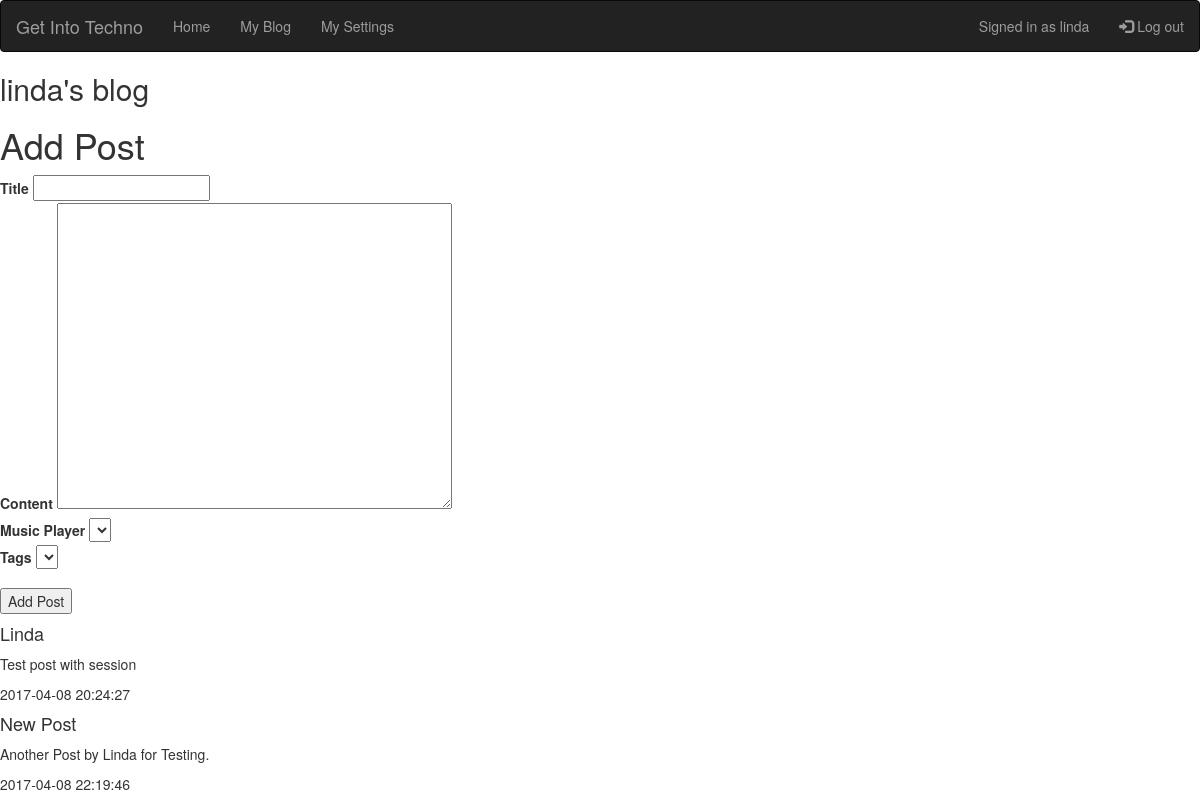
The page /View/myBlog.php (signed in) on the database as committed earlier.
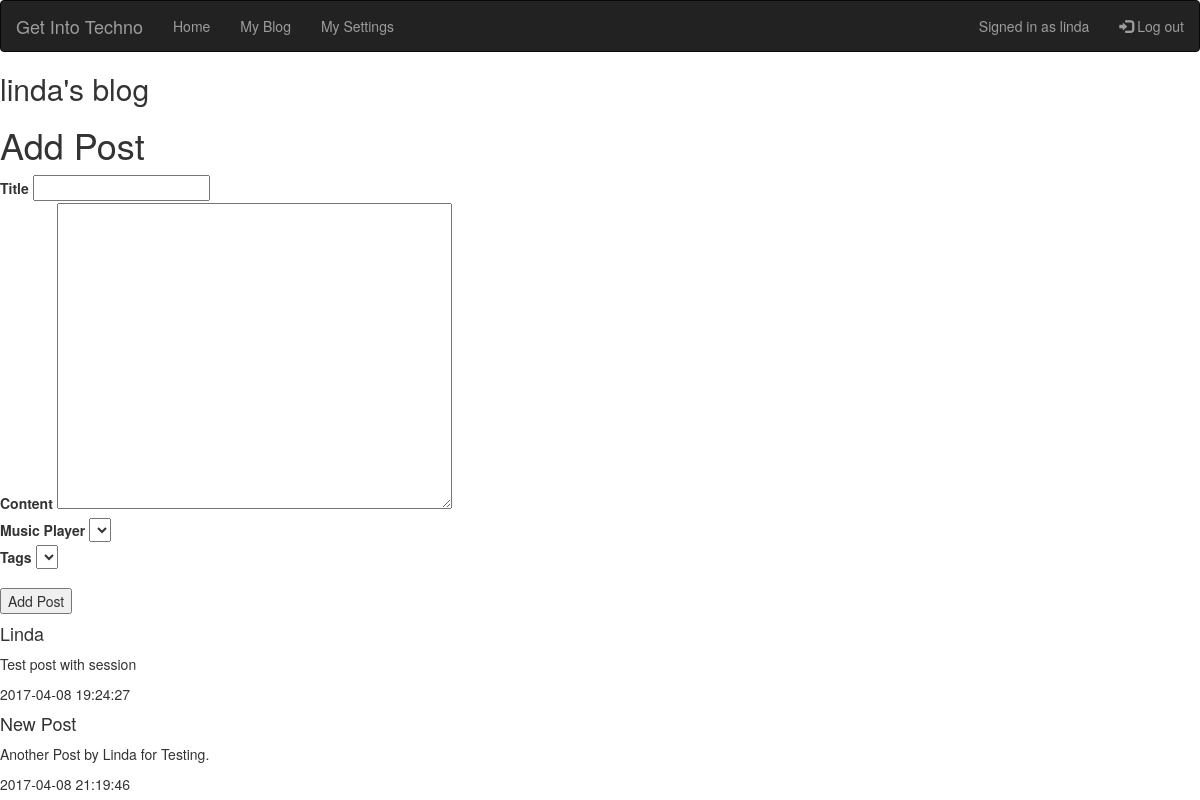
The same page on the database as committed later.
### tables this page shows
CREATE TABLE `posts` (
  `post_id` int(25) NOT NULL,
  `post_title` varchar(50) DEFAULT NULL,
  `post_content` varchar(500) DEFAULT NULL,
  `date` timestamp NOT NULL DEFAULT CURRENT_TIMESTAMP ON UPDATE CURRENT_TIMESTAMP,
  `post_slug` varchar(225) NOT NULL,
  `user_id` varchar(100) NOT NULL COMMENT 'FOREIGN KEY',
  `tags` int(25) NOT NULL
);

### Model/connection.php (called while the page is built, shortened)
<?php
$dsn = "mysql:host=localhost;dbname=blog_database"  ;
$username = "root";
$password = null;
$options = null;
try {
      $pdo = new PDO($dsn, $username, $password, $options);
      $pdo->setAttribute(PDO::ATTR_ERRMODE,PDO::ERRMODE_EXCEPTION);
} catch (PDOException $e) {
	trigger_error($e->getMessage());
}
include_once 'userClass.php';
$user = new USER($pdo);
include_once 'postClass.php';
$post = new POST($pdo);
?>

### Model/userClass.php (called while the page is built, shortened)
<?php
class USER
{
   public function is_loggedin()
   {
      if(isset($_SESSION['user_session']))
      {
         return true;
      }
   }
}

### Controllers/display.php (called while the page is built, shortened)
<?php
function display($template, $variables = [], $extension = TEMPLATE_EXTENSION) {
	extract($variables);
	include TEMPLATE_FOLDER . $template . $extension;
	return ob_get_clean();
}

### Model/postClass.php (called while the page is built, shortened)
<?php
class POST
{
    private $db;
    function __construct($pdo)
    {
      $this->db = $pdo;
    }
    public function readAll()
    {
        try
        {
            $stmt = $this->db->prepare("SELECT * FROM posts WHERE user_id=:user_id");
            $stmt->bindparam(":user_id", $_SESSION['user_session']);
            $stmt->execute();
            return $stmt;
        }
        catch(PDOException $e)
       {
            echo $e->getMessage();
       }
    }
}

### View/Templates/my_blog.phtml (the view)
<?php
$posts = $post->readAll();
foreach($posts as $post):?>
<h4>
<?= $post[1];?>
</h4>
<p>
<?= $post[2];?>
</p>
<p>
<?= $post[3];?>
</p>
<?php endforeach; ?>

### View/myBlog.php (shortened to what this page needs)
<?php
include '../controllers/display.php';
require_once '../model/connection.php';
?>
<!doctype html>
<html>
<head><title>Get Into Techno</title></head>
<link rel="stylesheet" href="https://maxcdn.bootstrapcdn.com/bootstrap/3.3.7/css/bootstrap.min.css">
<body>
<?php
if($user->is_loggedin()!="")
{
    echo Controllers\display\display('nav_bar_signed_in');
}
else
{
    echo Controllers\display\display('nav_bar_signed_out');
}
?>
<h2><?= $_SESSION['username'] ?>'s blog</h2>
<?php echo Controllers\display\display('add_post', ['post' => $post]); ?>
<?php echo Controllers\display\display('my_blog', ['post' => $post]); ?>

### View/Templates/nav_bar_signed_in.phtml
<nav class="navbar navbar-inverse">
  <div class="container-fluid">
    <div class="navbar-header">
      <a class="navbar-brand" href="index.php">Get Into Techno</a>
    </div>
    <ul class="nav navbar-nav">
      <li><a href="index.php">Home</a></li>
      <li><a href="myBlog.php">My Blog</a></li>
      <li><a href="#">My Settings</a></li>
    </ul>
    <ul class="nav navbar-nav navbar-right">
      <li><p class="navbar-text">Signed in as <?= $_SESSION['username'] ?></p></li>
      <li><a href="templates/logout.php"><span class="glyphicon glyphicon-log-in"></span> Log out</a></li>
    </ul>
  </div>
</nav>

### View/Templates/add_post.phtml (shortened to what this page needs)
<?php
require_once '../model/connection.php';
?>
<!DOCTYPE html>
<html lang="en">
    <head>
    </head>
    <body>
        <h1> Add Post </h1>
        <form method="post">
            <div>
                <label for="title">Title</label>
                <input type="text" name="title" value="<?php if ( isset($_POST['title']) ) echo $_POST['title']; ?>">
            </div>
            <div>
                <label for="content"> Content </label>
                <textarea name="content" rows="15" cols="50"><?php if ( isset($_POST['content']) ) echo $_POST['content']; ?></textarea>
            </div>
            <div>
                <label for="musicplayer"> Music Player </label>
                <select name="musicplayer"></select>
            </div>
            <div>
                <label for="tags"> Tags </label>
                <select name="tags"></select>
                <option value ="<?php echo $tags['id']; ?>"><?php echo $tags['name']; ?></option>
            </div>
            <div>
                <input type="submit" value="Add Post" name="btn-post">
            </div>
        </form>
    </body>
</html>

Rows that differ between the two databases and show on the page:
changed posts "Linda": date "2017-04-08 20:24:27" → "2017-04-08 19:24:27"
changed posts "New Post": date "2017-04-08 22:19:46" → "2017-04-08 21:19:46"
